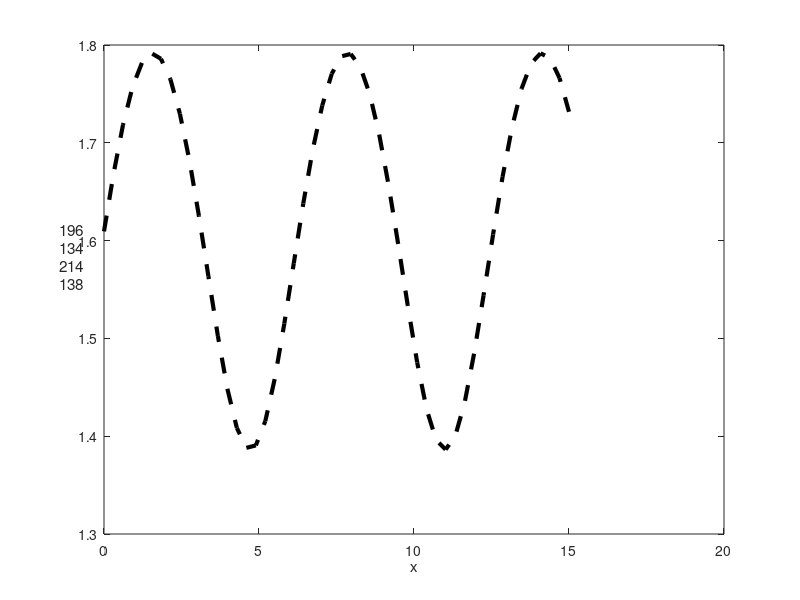

This figure's MATLAB source: (Note: this script raises an error after producing the figure.)
%Brian Ibitoye, 21085455

b = input("Enter a value for b: ")
x = linspace(0,15,50)
f = @(x,b) log(b+sin(x))

plot(x, f(x,b), "LineWidth", 3, "LineStyle","--", 'Color',[0 0 0])
xlabel("x")
ylabel("f(x," + num2str(b)+ ")", "Rotation", 0)
title("Graph of f(x," + b +") = ln(b + sin(x)), for when b = " + b)
legend("f(x," + b +")")